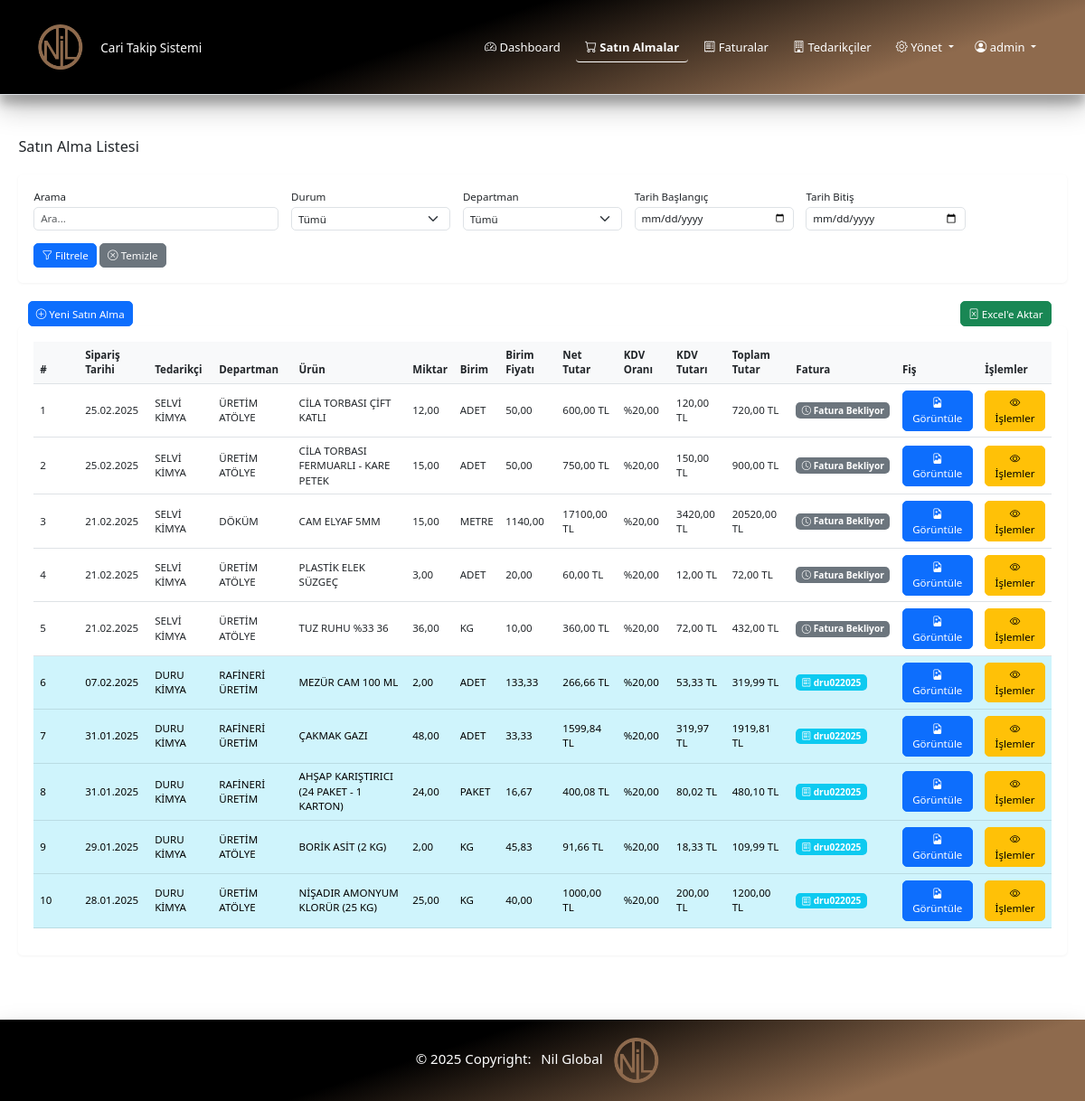
Page /satin-alma/satin-alma-listesi/ (signed in) on the earlier database version.
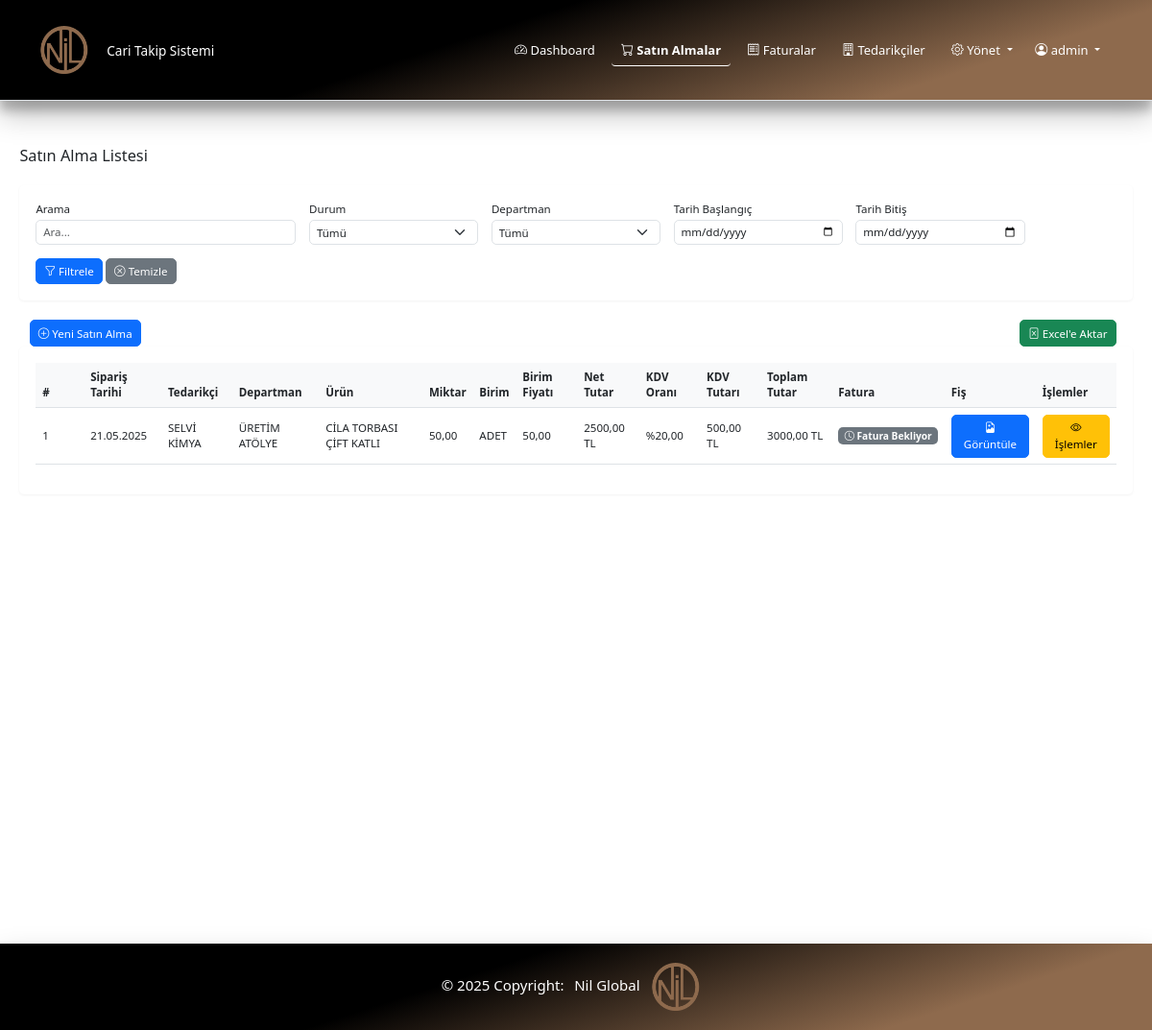
Same page on the later database version.
### satinalma/models.py (models this page shows, shortened)
class SatinAlma(models.Model):
    tedarikci = models.ForeignKey(Tedarikci, on_delete=models.CASCADE, verbose_name="Tedarikçi")
    urun = models.ForeignKey(Urun, on_delete=models.CASCADE, verbose_name="Ürün")
    departman = models.ForeignKey(Departman, on_delete=models.SET_NULL, null=True, verbose_name="Departman")
    tarih = models.DateField(verbose_name="Tarih")
    miktar = models.DecimalField(max_digits=10, decimal_places=2, verbose_name="Miktar")
    birim = models.ForeignKey(Birim, on_delete=models.SET_NULL, null=True, verbose_name="Birim")
    birim_fiyat = models.DecimalField(max_digits=10, decimal_places=2, verbose_name="Birim Fiyat")
    kdv = models.ForeignKey(KDV, on_delete=models.SET_NULL, null=True, verbose_name="KDV")
    para_birimi = models.ForeignKey(ParaBirimi, on_delete=models.SET_NULL, null=True, verbose_name="Para Birimi")
    fis = models.FileField(upload_to='fisler/', blank=True, null=True, verbose_name="Fiş")
    faturaya_baglandi = models.BooleanField(default=False, verbose_name="Faturaya Bağlandı")
    created_at = models.DateTimeField(auto_now_add=True)
    updated_at = models.DateTimeField(auto_now=True)
    class Meta:
        verbose_name = "Satın Alma"
        verbose_name_plural = "Satın Almalar"
        ordering = ['-tarih']

### tedarikciler/models.py (models this page shows, shortened)
class Tedarikci(models.Model):
    ad = models.CharField(max_length=255, verbose_name="Firma Adı")
    hizmet = models.CharField(max_length=255, verbose_name="Verdiği Hizmet")
    yetkili = models.CharField(max_length=255, verbose_name="Firma Yetkilisi")
    telefon = models.CharField(max_length=20, verbose_name="Telefon Numarası")
    adres = models.TextField(blank=True, verbose_name="Adres")
    email = models.EmailField(blank=True, verbose_name="E-posta Adresi")
    created_at = models.DateTimeField(auto_now_add=True)
    updated_at = models.DateTimeField(auto_now=True)
    class Meta:
        verbose_name = "Tedarikçi"
        verbose_name_plural = "Tedarikçiler"
        ordering = ['ad']

### departmanlar/models.py (models this page shows, shortened)
class Departman(models.Model):
    ad = models.CharField(max_length=255, verbose_name="Departman Adı")
    sira = models.PositiveIntegerField(default=0, verbose_name="Sıra")
    created_at = models.DateTimeField(auto_now_add=True)
    updated_at = models.DateTimeField(auto_now=True)
    class Meta:
        verbose_name = "Departman"
        verbose_name_plural = "Departmanlar"
        ordering = ['ad']

### urunler/models.py (models this page shows, shortened)
class Urun(models.Model):
    ad = models.CharField(max_length=255, verbose_name="Ürün Adı")
    sira = models.PositiveIntegerField(default=0, verbose_name="Sıra")
    created_at = models.DateTimeField(auto_now_add=True)
    updated_at = models.DateTimeField(auto_now=True)
    class Meta:
        verbose_name = "Ürün"
        verbose_name_plural = "Ürünler"
        ordering = ['sira', 'ad']

### parametreler/models.py (models this page shows, shortened)
class Birim(models.Model):
    ad = models.CharField(max_length=20, verbose_name="Birim Adı")
    created_at = models.DateTimeField(auto_now_add=True)
    updated_at = models.DateTimeField(auto_now=True)
    class Meta:
        verbose_name = "Birim"
        verbose_name_plural = "Birimler"
        ordering = ['ad']
    def __str__(self):
        return self.ad

class ParaBirimi(models.Model):
    kod = models.CharField(max_length=10, verbose_name="Para Birimi Kodu")
    created_at = models.DateTimeField(auto_now_add=True)
    updated_at = models.DateTimeField(auto_now=True)
    class Meta:
        verbose_name = "Para Birimi"
        verbose_name_plural = "Para Birimleri"
        ordering = ['kod']

class KDV(models.Model):
    ad = models.CharField(max_length=50, verbose_name="KDV Adı", default="")
    oran = models.DecimalField(max_digits=4, decimal_places=2, verbose_name="KDV Oranı (%)")
    created_at = models.DateTimeField(auto_now_add=True)
    updated_at = models.DateTimeField(auto_now=True)
    class Meta:
        verbose_name = "KDV"
        verbose_name_plural = "KDV Oranları"
        ordering = ['oran']

### faturalar/models.py (models this page shows, shortened)
class Fatura(models.Model):
    tedarikci = models.ForeignKey(Tedarikci, on_delete=models.CASCADE, related_name='faturalari')
    fatura_no = models.CharField(max_length=50, verbose_name="Fatura No")
    fatura_tarihi = models.DateField(verbose_name="Fatura Tarihi")
    odeme_tarihi = models.DateField(verbose_name="Ödeme Tarihi")
    tutar = models.DecimalField(max_digits=12, decimal_places=2, verbose_name="Tutar")
    fatura_dosya = models.FileField(upload_to='faturalar/', blank=True, null=True, verbose_name="Fatura Dosyası")
    satinalmalar = models.ManyToManyField('satinalma.SatinAlma', related_name='faturalari', blank=True, verbose_name="Satın Almalar")
    created_at = models.DateTimeField(auto_now_add=True)
    updated_at = models.DateTimeField(auto_now=True)
    class Meta:
        verbose_name = "Fatura"
        verbose_name_plural = "Faturalar"
        ordering = ['-fatura_tarihi']

### satinalma/views.py (the view, shortened to what this page needs)
# urls.py: path('satin-alma-listesi/', views.satin_alma_listesi, name='satin_alma_listesi'),
@login_required
def satin_alma_listesi(request):
    tedarikci_id = request.GET.get('tedarikci')
    urun_id = request.GET.get('urun')
    departman_id = request.GET.get('departman')
    tarih_baslangic = request.GET.get('tarih_baslangic')
    tarih_bitis = request.GET.get('tarih_bitis')
    durum = request.GET.get('durum')
    arama = request.GET.get('arama', '').strip()
    export = request.GET.get('export')
    satin_almalar = SatinAlma.objects.select_related(
        'tedarikci', 'urun', 'departman', 'birim', 'para_birimi', 'kdv'
    ).prefetch_related('faturalari')
    if tedarikci_id:
        satin_almalar = satin_almalar.filter(tedarikci_id=tedarikci_id)
    if urun_id:
        satin_almalar = satin_almalar.filter(urun_id=urun_id)
    if departman_id:
        satin_almalar = satin_almalar.filter(departman_id=departman_id)
    if tarih_baslangic:
        satin_almalar = satin_almalar.filter(tarih__gte=tarih_baslangic)
    if tarih_bitis:
        satin_almalar = satin_almalar.filter(tarih__lte=tarih_bitis)
    satin_alma_listesi = []
    for satinalma in satin_almalar:
        net_tutar = satinalma.birim_fiyat * satinalma.miktar
        kdv_tutari = net_tutar * (satinalma.kdv.oran / 100) if satinalma.kdv else 0
        toplam_tutar = net_tutar + kdv_tutari
        satin_alma_listesi.append({
            'model': satinalma,
            'net_tutar': net_tutar,
            'kdv_tutari': kdv_tutari,
            'toplam_tutar': toplam_tutar
        })
    context = {
        'satin_alma_listesi': satin_alma_listesi,
        'tedarikciler': Tedarikci.objects.all(),
        'urunler': Urun.objects.all(),
        'departmanlar': Departman.objects.all(),
        'filtre': {
            'tedarikci': tedarikci_id,
            'urun': urun_id,
            'departman': departman_id,
            'tarih_baslangic': tarih_baslangic,
            'tarih_bitis': tarih_bitis,
            'durum': durum,
            'arama': arama,
        }
    }
    return render(request, 'satin_alma/satin_alma_listesi.html', context)

### templates/satin_alma/satin_alma_listesi.html (shortened to what the changed rows need)
{% extends 'base.html' %}
{% load static %}
{% block page_content %}
<div class="container-fluid">
    <div class="d-flex justify-content-between align-items-center mb-3 mt-4">
        <h2>Satın Alma Listesi</h2>
    </div>
    <div class="card">
        <div class="card-body">
            <div class="table-responsive">
                <table class="table table-hover">
                    <thead>
                        <tr>
                            <th style="width: 50px">#</th>
                            <th>Sipariş Tarihi</th>
                            <th>Tedarikçi</th>
                            <th>Departman</th>
                            <th>Ürün</th>
                            <th>Miktar</th>
                            <th>Birim</th>
                            <th>Birim Fiyatı</th>
                            <th>Net Tutar</th>
                            <th>KDV Oranı</th>
                            <th>KDV Tutarı</th>
                            <th>Toplam Tutar</th>
                            <th>Fatura</th>
                            <th>Fiş</th>
                            <th>İşlemler</th>
                        </tr>
                    </thead>
                    <tbody>
                        {% for item in satin_alma_listesi %}
                            {% with satinalma=item.model %}
                            <tr {% if satinalma.faturalari.exists %}class="table-info"{% endif %}>
                                <td>{{ forloop.counter }}</td>
                                <td>{{ satinalma.tarih|date:"d.m.Y" }}</td>
                                <td>{{ satinalma.tedarikci.ad }}</td>
                                <td>{{ satinalma.departman.ad }}</td>
                                <td>{{ satinalma.urun.ad }}</td>
                                <td>{{ satinalma.miktar }}</td>
                                <td>{{ satinalma.birim }}</td>
                                <td>{{ satinalma.birim_fiyat }}</td>
                                <td>{{ item.net_tutar|floatformat:2 }} {{ satinalma.para_birimi.kod }}</td>
                                <td>%{{ satinalma.kdv.oran }}</td>
                                <td>{{ item.kdv_tutari|floatformat:2 }} {{ satinalma.para_birimi.kod }}</td>
                                <td>{{ item.toplam_tutar|floatformat:2 }} {{ satinalma.para_birimi.kod }}</td>
                                <td>
                                    {% with fatura=satinalma.faturalari.first %}
                                        {% if fatura %}
                                            <a href="{% url 'faturalar:fatura_detay' fatura.id %}" class="text-decoration-none">
                                                <span class="badge bg-info btn btn-sm">
                                                    <i class="bi bi-receipt"></i> {{ fatura.fatura_no }}
                                                </span>
                                            </a>
                                        {% else %}
                                            <span class="badge bg-secondary btn btn-sm">
                                                <i class="bi bi-clock"></i> Fatura Bekliyor
                                            </span>
                                        {% endif %}
                                    {% endwith %}
                                </td>
                                <td>
                                    {% if satinalma.fis %}
                                        <a href="{{ satinalma.fis.url }}" target="_blank" class="btn btn-primary" title="Fişi Görüntüle">
                                            <i class="bi bi-file-earmark-image"></i> Görüntüle
                                        </a>
                                    {% else %}
                                        <span class="text-muted">-</span>
                                    {% endif %}
                                </td>
                                <td>
                                    <div class="btn-group">
                                        <a href="{% url 'satinalma:satin_alma_detay' satinalma.id %}"
                                        class="btn btn-warning" title="Detay">
                                            <i class="bi bi-eye"></i> İşlemler
                                        </a>
                                    </div>
                                </td>
                            </tr>
                            {% endwith %}
                        {% empty %}
                            <tr>
                                <td colspan="11" class="text-center">Satın alma kaydı bulunamadı.</td>
                            </tr>
                        {% endfor %}
                    </tbody>
                </table>
            </div>
        </div>
    </div>
</div>
{% endblock %}

Differences in the rows shown:
removed SatinAlma: model.tarih "25.02.2025", model.tedarikci.ad "SELVİ KİMYA", model.departman.ad "ÜRETİM ATÖLYE", model.urun.ad "CİLA TORBASI ÇİFT KATLI", model.miktar "12,00", model.birim "ADET", model.birim_fiyat "50,00", net_tutar "600,00", model.para_birimi.kod "TL", model.kdv.oran "20,00", kdv_tutari "120,00", toplam_tutar "720,00", shows "Fatura Bekliyor"
removed SatinAlma: model.tarih "25.02.2025", model.tedarikci.ad "SELVİ KİMYA", model.departman.ad "ÜRETİM ATÖLYE", model.urun.ad "CİLA TORBASI FERMUARLI - KARE PETEK", model.miktar "15,00", model.birim "ADET", model.birim_fiyat "50,00", net_tutar "750,00", model.para_birimi.kod "TL", model.kdv.oran "20,00", kdv_tutari "150,00", toplam_tutar "900,00", shows "Fatura Bekliyor"
removed SatinAlma: model.tarih "21.02.2025", model.tedarikci.ad "SELVİ KİMYA", model.departman.ad "DÖKÜM", model.urun.ad "CAM ELYAF 5MM", model.miktar "15,00", model.birim "METRE", model.birim_fiyat "1140,00", net_tutar "17100,00", model.para_birimi.kod "TL", model.kdv.oran "20,00", kdv_tutari "3420,00", toplam_tutar "20520,00", shows "Fatura Bekliyor"
removed SatinAlma: model.tarih "21.02.2025", model.tedarikci.ad "SELVİ KİMYA", model.departman.ad "ÜRETİM ATÖLYE", model.urun.ad "PLASTİK ELEK SÜZGEÇ", model.miktar "3,00", model.birim "ADET", model.birim_fiyat "20,00", net_tutar "60,00", model.para_birimi.kod "TL", model.kdv.oran "20,00", kdv_tutari "12,00", toplam_tutar "72,00", shows "Fatura Bekliyor"
removed SatinAlma: model.tarih "21.02.2025", model.tedarikci.ad "SELVİ KİMYA", model.departman.ad "ÜRETİM ATÖLYE", model.urun.ad "TUZ RUHU %33 36", model.miktar "36,00", model.birim "KG", model.birim_fiyat "10,00", net_tutar "360,00", model.para_birimi.kod "TL", model.kdv.oran "20,00", kdv_tutari "72,00", toplam_tutar "432,00", shows "Fatura Bekliyor"
removed SatinAlma: model.tarih "07.02.2025", model.tedarikci.ad "DURU KİMYA", model.departman.ad "RAFİNERİ ÜRETİM", model.urun.ad "MEZÜR CAM 100 ML", model.miktar "2,00", model.birim "ADET", model.birim_fiyat "133,33", net_tutar "266,66", model.para_birimi.kod "TL", model.kdv.oran "20,00", kdv_tutari "53,33", toplam_tutar "319,99"
removed Fatura: fatura_no "dru022025"
removed SatinAlma: model.tarih "31.01.2025", model.tedarikci.ad "DURU KİMYA", model.departman.ad "RAFİNERİ ÜRETİM", model.urun.ad "ÇAKMAK GAZI", model.miktar "48,00", model.birim "ADET", model.birim_fiyat "33,33", net_tutar "1599,84", model.para_birimi.kod "TL", model.kdv.oran "20,00", kdv_tutari "319,97", toplam_tutar "1919,81"
removed SatinAlma: model.tarih "31.01.2025", model.tedarikci.ad "DURU KİMYA", model.departman.ad "RAFİNERİ ÜRETİM", model.urun.ad "AHŞAP KARIŞTIRICI (24 PAKET - 1 KARTON)", model.miktar "24,00", model.birim "PAKET", model.birim_fiyat "16,67", net_tutar "400,08", model.para_birimi.kod "TL", model.kdv.oran "20,00", kdv_tutari "80,02", toplam_tutar "480,10"
removed SatinAlma: model.tarih "29.01.2025", model.tedarikci.ad "DURU KİMYA", model.departman.ad "ÜRETİM ATÖLYE", model.urun.ad "BORİK ASİT (2 KG)", model.miktar "2,00", model.birim "KG", model.birim_fiyat "45,83", net_tutar "91,66", model.para_birimi.kod "TL", model.kdv.oran "20,00", kdv_tutari "18,33", toplam_tutar "109,99"
removed SatinAlma: model.tarih "28.01.2025", model.tedarikci.ad "DURU KİMYA", model.departman.ad "ÜRETİM ATÖLYE", model.urun.ad "NİŞADIR AMONYUM KLORÜR (25 KG)", model.miktar "25,00", model.birim "KG", model.birim_fiyat "40,00", net_tutar "1000,00", model.para_birimi.kod "TL", model.kdv.oran "20,00", kdv_tutari "200,00", toplam_tutar "1200,00"
added SatinAlma: model.tarih "21.05.2025", model.tedarikci.ad "SELVİ KİMYA", model.departman.ad "ÜRETİM ATÖLYE", model.urun.ad "CİLA TORBASI ÇİFT KATLI", model.miktar "50,00", model.birim "ADET", model.birim_fiyat "50,00", net_tutar "2500,00", model.para_birimi.kod "TL", model.kdv.oran "20,00", kdv_tutari "500,00", toplam_tutar "3000,00", shows "Fatura Bekliyor"
